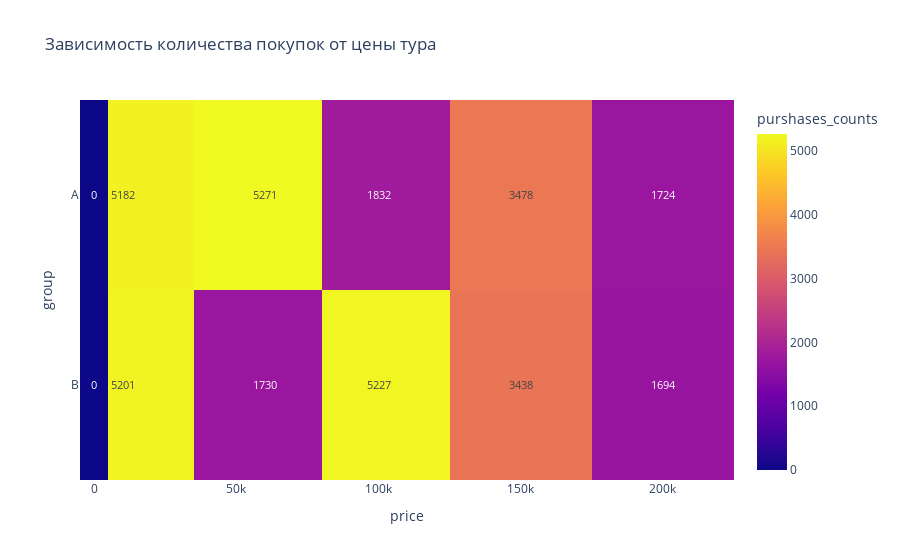

The notebook cell saved with this chart:
### Markdown cell above
Визуализируйте полученную сводную таблицу с помощью тепловой карты с аннотацией. 
Чему равно количество проданных туров за 60000 рублей в группах?

### Code cell
fig = px.imshow(
    pivot_data,
    text_auto=True,
    labels=dict(color='purshases_counts'),
    color_continuous_scale='plasma',
    title='Зависимость количества покупок от цены тура'
)
fig.show()

### Figure 1 — Plotly figure (JSON) as saved in the notebook; plotly's stock layout.template omitted (floating-point values rounded to 4 significant figures)
{"data": [{"coloraxis": "coloraxis", "hovertemplate": "price: %{x}<br>group: %{y}<br>purshases_counts: %{z}<extra></extra>", "name": "0", "texttemplate": "%{z}", "type": "heatmap", "x": [0, 10000, 60000, 100000, 150000, 200000], "xaxis": "x", "y": ["A", "B"], "yaxis": "y", "z": [[0, 5182, 5271, 1832, 3478, 1724], [0, 5201, 1730, 5227, 3438, 1694]]}], "layout": {"coloraxis": {"colorbar": {"title": {"text": "purshases_counts"}}, "colorscale": [[0, "#0d0887"], [0.1111, "#46039f"], [0.2222, "#7201a8"], [0.3333, "#9c179e"], [0.4444, "#bd3786"], [0.5556, "#d8576b"], [0.6667, "#ed7953"], [0.7778, "#fb9f3a"], [0.8889, "#fdca26"], [1, "#f0f921"]]}, "title": {"text": "Зависимость количества покупок от цены тура"}, "xaxis": {"anchor": "y", "constrain": "domain", "domain": [0, 1], "scaleanchor": "y", "title": {"text": "price"}}, "yaxis": {"anchor": "x", "autorange": "reversed", "constrain": "domain", "domain": [0, 1], "title": {"text": "group"}}}}
